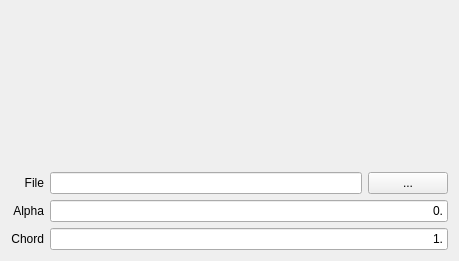
<?xml version="1.0" encoding="UTF-8"?>
<!--
 (C) Copyright 2015 Marc Schafer

 All rights reserved. This program and the accompanying materials
 are made available under the terms of the Eclipse Public License v1.0
 which accompanies this distribution, and is available at
 http://www.eclipse.org/legal/epl-v10.html
 Contributors:
     Marc Schafer
-->
<ui version="4.0">
 <class>DatImportPage2</class>
 <widget class="QWizardPage" name="DatImportPage2">
  <property name="geometry">
   <rect>
    <x>0</x>
    <y>0</y>
    <width>459</width>
    <height>261</height>
   </rect>
  </property>
  <property name="minimumSize">
   <size>
    <width>0</width>
    <height>0</height>
   </size>
  </property>
  <property name="windowTitle">
   <string>WizardPage</string>
  </property>
  <layout class="QVBoxLayout" name="verticalLayout">
   <item>
    <widget class="FixedARPlot" name="importPlot" native="true">
     <property name="sizePolicy">
      <sizepolicy hsizetype="Preferred" vsizetype="MinimumExpanding">
       <horstretch>0</horstretch>
       <verstretch>0</verstretch>
      </sizepolicy>
     </property>
     <property name="minimumSize">
      <size>
       <width>0</width>
       <height>0</height>
      </size>
     </property>
    </widget>
   </item>
   <item>
    <layout class="QGridLayout" name="gridLayout">
     <property name="sizeConstraint">
      <enum>QLayout::SetDefaultConstraint</enum>
     </property>
     <item row="0" column="1">
      <widget class="QLineEdit" name="fileName_edit"/>
     </item>
     <item row="2" column="1" colspan="2">
      <widget class="QLineEdit" name="chord_edit">
       <property name="text">
        <string>1.</string>
       </property>
       <property name="alignment">
        <set>Qt::AlignRight|Qt::AlignTrailing|Qt::AlignVCenter</set>
       </property>
      </widget>
     </item>
     <item row="0" column="0">
      <widget class="QLabel" name="fileLabel">
       <property name="text">
        <string>File</string>
       </property>
       <property name="alignment">
        <set>Qt::AlignRight|Qt::AlignTrailing|Qt::AlignVCenter</set>
       </property>
      </widget>
     </item>
     <item row="1" column="0">
      <widget class="QLabel" name="rotateLabel">
       <property name="text">
        <string>Alpha</string>
       </property>
       <property name="alignment">
        <set>Qt::AlignRight|Qt::AlignTrailing|Qt::AlignVCenter</set>
       </property>
      </widget>
     </item>
     <item row="2" column="0">
      <widget class="QLabel" name="scaleLabel">
       <property name="text">
        <string>Chord</string>
       </property>
       <property name="alignment">
        <set>Qt::AlignRight|Qt::AlignTrailing|Qt::AlignVCenter</set>
       </property>
      </widget>
     </item>
     <item row="0" column="2">
      <widget class="QPushButton" name="fileBrowseButton">
       <property name="text">
        <string>...</string>
       </property>
      </widget>
     </item>
     <item row="1" column="1" colspan="2">
      <widget class="QLineEdit" name="alpha_edit">
       <property name="text">
        <string>0.</string>
       </property>
       <property name="alignment">
        <set>Qt::AlignRight|Qt::AlignTrailing|Qt::AlignVCenter</set>
       </property>
      </widget>
     </item>
    </layout>
   </item>
  </layout>
 </widget>
 <customwidgets>
  <customwidget>
   <class>FixedARPlot</class>
   <extends>QWidget</extends>
   <header>fixedarplot.h</header>
   <container>1</container>
  </customwidget>
 </customwidgets>
 <resources/>
 <connections/>
</ui>
